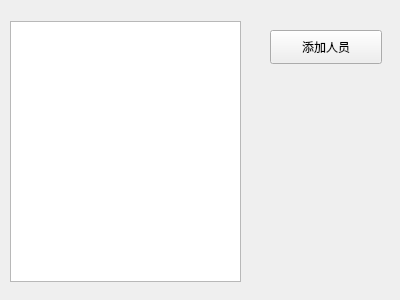
<?xml version="1.0" encoding="UTF-8"?>
<ui version="4.0">
 <class>setowner</class>
 <widget class="QWidget" name="setowner">
  <property name="geometry">
   <rect>
    <x>0</x>
    <y>0</y>
    <width>400</width>
    <height>300</height>
   </rect>
  </property>
  <property name="windowTitle">
   <string>Form</string>
  </property>
  <widget class="QTableView" name="tableView">
   <property name="geometry">
    <rect>
     <x>10</x>
     <y>21</y>
     <width>231</width>
     <height>261</height>
    </rect>
   </property>
  </widget>
  <widget class="QPushButton" name="pushButton">
   <property name="geometry">
    <rect>
     <x>270</x>
     <y>30</y>
     <width>112</width>
     <height>34</height>
    </rect>
   </property>
   <property name="text">
    <string>添加人员</string>
   </property>
  </widget>
 </widget>
 <resources/>
 <connections/>
</ui>
